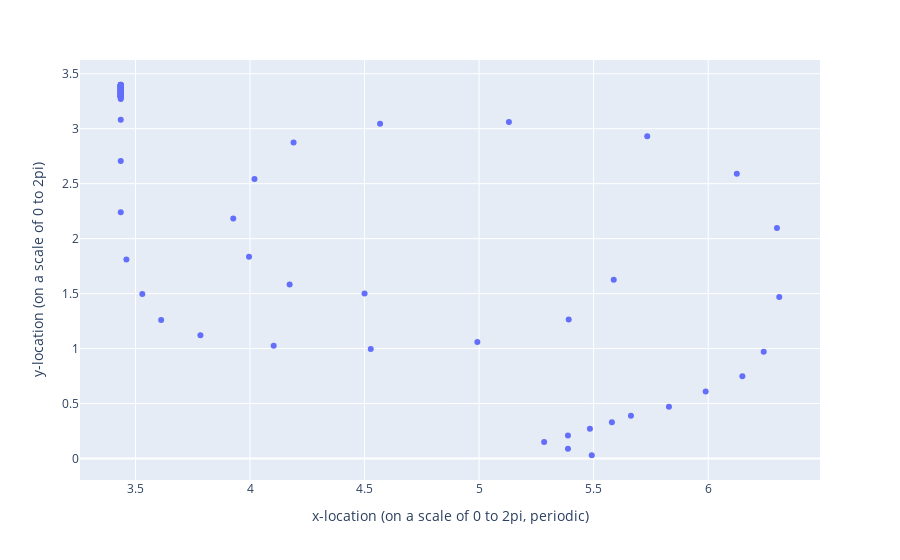

Notebook code for this chart:
### Markdown cell above
### HW2 Q6 

The code below puts an example particle in the flow and tracks its motion through the flow.  

**Part A** Describe a place in the code where it makes a major assumption about how the flow varies in space or a major assumption about how the flow varies in time. 

**Part B** Identify the pickup function, examine its effects, and describe one of your observations.

**Part C** Explore the effects of the settling velocity.  Is there a value that prevents particles from getting stuck in the middle of the flow domain? 

**Part D** The Taylor-Green vortex provides the effect of dispersion.  Using different times from the simulation will allow you to explore the effect of stronger or weaker dispersion.  There is no question to answer here in part D.

### Code cell
#settling particle, settling with vs
vs=.02
rng = np.random.default_rng()

nsteps=100
dtL = 3

tL=np.zeros((nsteps,),dtype = float)
xL=np.zeros((nsteps,),dtype = float)
yL=np.zeros((nsteps,),dtype = float)
xL[0]=4.5
yL[0]=1.5

for iL in range(nsteps-1):
    #current time: tL[iL]
    #current x-location: xL[iL]
    #index of closest x-location: xi
    #u-velocity at closest location on the velocity grid u[xi,yi], always evaluated at the time selected above
        
    tL[iL+1]=tL[iL]+dtL
    xdist = np.abs(xx-xL[iL]);
    xi=np.where(xdist==np.amin(xdist))
    ydist = np.abs(yy-yL[iL]);
    yi=np.where(ydist==np.amin(ydist))
    
    #advance location
    xL[iL+1]=xL[iL]+u[xi,yi]*dtL
    yL[iL+1]=max(yL[iL]+(v[xi,yi]*dtL)-(vs*dtL),0)

    if yL[iL+1]==0:
        yL[iL+1]=np.abs(rng.lognormal(.01))
     
import plotly.express as px
fig = px.scatter(x=xL,y=yL,labels=dict(x="x-location (on a scale of 0 to 2pi, periodic)", y="y-location (on a scale of 0 to 2pi)"))
fig.show()

### Figure 1 — Plotly figure (JSON) as saved in the notebook; plotly's stock layout.template omitted (floating-point values rounded to 4 significant figures)
{"data": [{"hovertemplate": "x-location (on a scale of 0 to 2pi, periodic)=%{x}<br>y-location (on a scale of 0 to 2pi)=%{y}<extra></extra>", "legendgroup": "", "marker": {"color": "#636efa", "symbol": "circle"}, "mode": "markers", "name": "", "orientation": "v", "showlegend": false, "type": "scatter", "x": [4.5, 4.173, 3.996, 3.927, 4.019, 4.19, 4.568, 5.13, 5.734, 6.125, 6.3, 6.31, 6.242, 6.149, 5.989, 5.829, 5.663, 5.58, 5.484, 5.388, 5.284, 5.388, 5.492, 5.588, 5.391, 4.992, 4.527, 4.103, 3.784, 3.612, 3.53, 3.46, 3.436, 3.436, 3.436, 3.436, 3.436, 3.436, 3.436, 3.436, 3.436, 3.436, 3.436, 3.436, 3.436, 3.436, 3.436, 3.436, 3.436, 3.436, 3.436, 3.436, 3.436, 3.436, 3.436, 3.436, 3.436, 3.436, 3.436, 3.436, 3.436, 3.436, 3.436, 3.436, 3.436, 3.436, 3.436, 3.436, 3.436, 3.436, 3.436, 3.436, 3.436, 3.436, 3.436, 3.436, 3.436, 3.436, 3.436, 3.436, 3.436, 3.436, 3.436, 3.436, 3.436, 3.436, 3.436, 3.436, 3.436, 3.436, 3.436, 3.436, 3.436, 3.436, 3.436, 3.436, 3.436, 3.436, 3.436, 3.436], "xaxis": "x", "y": [1.5, 1.583, 1.836, 2.183, 2.542, 2.875, 3.045, 3.062, 2.931, 2.591, 2.096, 1.468, 0.972, 0.747, 0.6083, 0.4695, 0.3894, 0.3294, 0.2694, 0.2094, 0.1494, 0.0894, 0.0294, 1.627, 1.263, 1.06, 0.997, 1.025, 1.121, 1.261, 1.496, 1.811, 2.239, 2.706, 3.081, 3.269, 3.34, 3.287, 3.358, 3.305, 3.376, 3.323, 3.394, 3.341, 3.288, 3.359, 3.306, 3.377, 3.324, 3.395, 3.342, 3.289, 3.36, 3.307, 3.378, 3.325, 3.396, 3.343, 3.289, 3.36, 3.307, 3.378, 3.325, 3.396, 3.343, 3.29, 3.361, 3.308, 3.379, 3.326, 3.397, 3.344, 3.291, 3.362, 3.309, 3.38, 3.327, 3.398, 3.345, 3.291, 3.363, 3.309, 3.38, 3.327, 3.398, 3.345, 3.292, 3.363, 3.31, 3.381, 3.328, 3.399, 3.346, 3.293, 3.364, 3.311, 3.382, 3.329, 3.4, 3.347], "yaxis": "y"}], "layout": {"autosize": true, "legend": {"tracegroupgap": 0}, "margin": {"t": 60}, "xaxis": {"anchor": "y", "autorange": true, "domain": [0, 1], "range": [3.251, 6.495], "title": {"text": "x-location (on a scale of 0 to 2pi, periodic)"}, "type": "linear"}, "yaxis": {"anchor": "x", "autorange": true, "domain": [0, 1], "range": [-0.2316, 3.661], "title": {"text": "y-location (on a scale of 0 to 2pi)"}, "type": "linear"}}}
